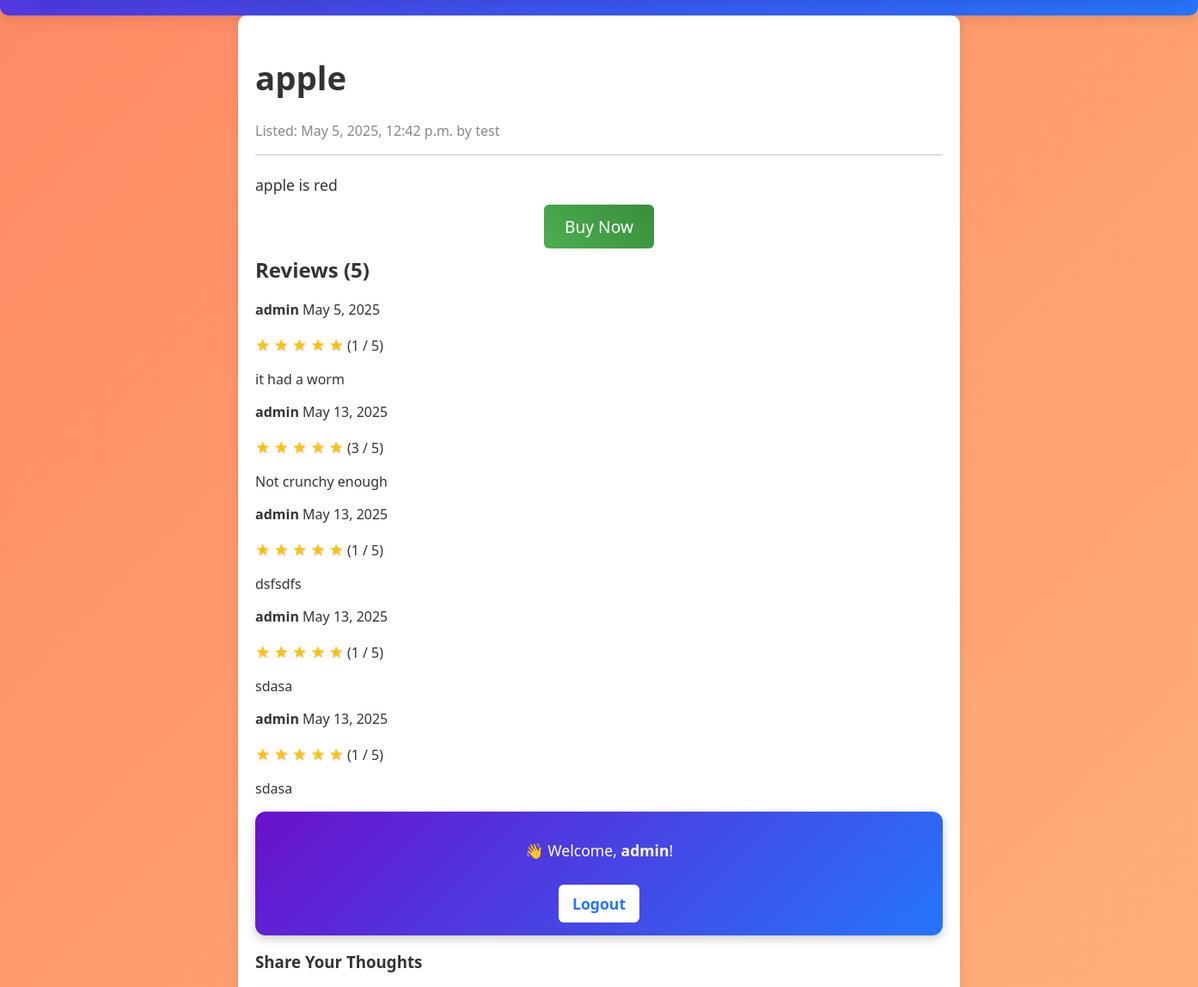
The page /2025/5/5/apple-1/ (signed in, middle part) on the database as committed earlier.
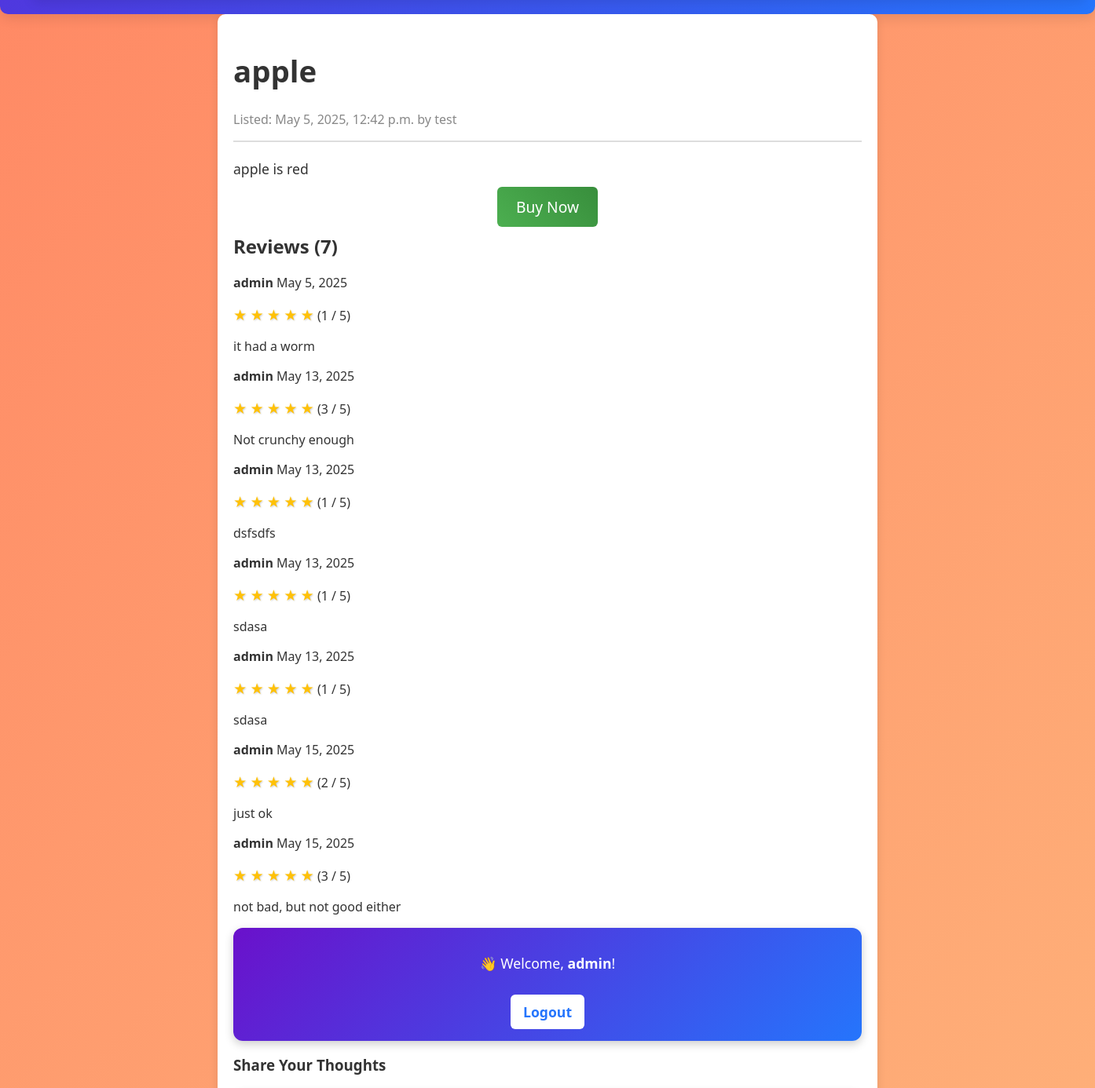
The same page on the database as committed later.
### product_post/models.py (models this page shows, shortened)
class Product(models.Model):
    name = models.CharField(max_length=100)
    price = models.IntegerField()
    description = models.TextField()
    store = models.ForeignKey(Storefront, on_delete=models.CASCADE)
    stock = models.BigIntegerField()
    publish = models.DateTimeField(default=timezone.now)
    dateadded = models.DateField(auto_now_add=True)
    updated = models.DateTimeField(auto_now=True)
    slug = models.SlugField(max_length=250, unique_for_date='publish') # for URL purposes
    status = models.CharField(max_length=10, choices=PRODUCT_LISTING_STATUS_CHOICES, default='draft')
    image = models.ImageField(upload_to='products/', null=True, blank=True)
    published = PublishedManager()
    class Meta:
        ordering = ['price']

class Review(models.Model):
    product = models.ForeignKey(Product, on_delete=models.CASCADE, related_name='reviews')
    user = models.ForeignKey(User, on_delete=models.CASCADE)
    rating = models.IntegerField(default=1, validators=[MinValueValidator(1),MaxValueValidator(5)])
    text = models.TextField()
    dateadded = models.DateField(auto_now_add=True)
    dateupdated = models.DateField(auto_now=True)
    active = models.BooleanField(default=True)
    class Meta:
        ordering = ('dateadded',)

### storefront/models.py (models this page shows, shortened)
class Storefront(models.Model):
    owner = models.ForeignKey(User, on_delete=models.CASCADE)
    storename = models.CharField(max_length=100, unique=True)
    address = models.TextField(default="No Physical Store")
    phonecontact = models.CharField(max_length=11)
    emailcontact = models.CharField(max_length=100)
    storestatus = models.CharField(max_length=10, choices=STORE_STATUS_CHOICES, default='open')
    datecreated = models.DateField(auto_now_add=True)
    updated = models.DateTimeField(auto_now=True)
    slug = models.SlugField(default="")
    def __str__(self):
        return self.storename

### product_post/views.py (the view)
# urls.py: path('<int:year>/<int:month>/<int:day>/<slug:product>/', views.product_detail, name='product_detail'),
@login_required(login_url='product_post:loginformpage')
def product_detail(request, year, month, day, product):
    product = get_object_or_404(Product, slug=product, status='published',
            publish__year = year,
            publish__month = month,
            publish__day = day
            )
    reviews = product.reviews.filter(active=True)
    new_review = None
    if request.method == "POST":
        review_form = ReviewForm(data=request.POST, request=request)
        if review_form.is_valid():
            new_review = review_form.save(commit=False)
            new_review.product = product
            new_review.user = request.user
            new_review.save()
    else:
        review_form = ReviewForm()
    return render(request, 'product_post/product/detail.html', {"product": product, 'reviews': reviews, 'new_review':new_review, 'review_form': review_form})

### product_post/models.py (called while the page is built)
    def get_queryset(self):
        return super().get_queryset().filter(status='published')

### product_post/templates/product_post/product/detail.html (shortened to what this page needs)
{% extends "product_post/base.html" %}
{% load static %}
{% block content %}
<link rel="stylesheet" href="{% static 'css/product_detail.css' %}">
<div class="product-detail-container">
    <header class="product-header">
        <h1 class="product-title">{{ product.name }}</h1>
        <p class="product-meta">Listed: {{ product.publish }} by {{ product.store }}</p>
    </header>
    <section class="product-description">
        <p>{{ product.description }}</p>
    </section>
    <div class="buy-section">
        <a class="btn-buy" href="{% url 'order:place_order' product.id %}">Buy Now</a>
    </div>
    <section class="reviews-summary">
        {% with reviews.count as total_reviews %}
            <h2>Reviews ({{ total_reviews }})</h2>
        {% endwith %}
    </section>
    <section class="reviews-list">
        {% for review in reviews %}
        <div class="review">
            <div class="review-header">
                <strong>{{ review.user }}</strong>
                <span class="review-date">{{ review.dateadded }}</span>
            </div>
            <p class="review-rating">
                {% for i in "12345"|slice:":review.rating"|make_list %}
                    <span class="star-rating">★</span>
                {% endfor %}
                ({{ review.rating }} / 5)
            </p>
            <p class="review-text">{{ review.text }}</p>
        </div>
        {% empty %}
        <p class="no-reviews">There are no reviews yet.</p>
        {% endfor %}
    </section>
    <div class="auth-status">
        {% if user.is_authenticated %}
            <div class="auth-box">
                <p>👋 Welcome, <strong>{{ user.username }}</strong>!</p>
                <a href="{% url 'product_post:logout' %}" class="btn-logout">Logout</a>
            </div>
        {% else %}
            <div class="auth-box">
                <p>Ready to join the conversation?</p>
                <a href="{% url 'product_post:loginformpage' %}" class="btn-login">Login & Share Your Thoughts</a>
            </div>
        {% endif %}
    </div>
    {% if user.is_authenticated %}
        <section class="add-review-form">
            {% if new_review %}
                <div class="review-success">
                    <h3>🎉 Your review has been added!</h3>
                </div>
                <script src="https://cdn.jsdelivr.net/npm/canvas-confetti@1.6.0/dist/confetti.browser.min.js"></script>
                <script>
                    window.addEventListener("DOMContentLoaded", function () {
                        confetti({
                            particleCount: 150,
                            spread: 70,
                            origin: { y: 0.6 }
                        });
                    });
                </script>
            {% else %}
                <h3>Share Your Thoughts</h3>
            {% endif %}
        </section>
    {% endif %}
</div>
{% endblock %}

### product_post/templates/product_post/base.html (shortened to what this page needs)
{% load static %}
<!DOCTYPE html>
<html>
    <head>
        <link href="{% static 'css/main.css' %}" rel="stylesheet">
        <link rel="stylesheet" type="text/css" href="{% static 'css/auth_style.css' %}">
        <link rel="stylesheet" type="text/css" href="{% static 'css/register.css' %}">
    </head>
    <body>
        {% if request.path != '/login/' %}
            <nav class="navbar">
            </nav>
        {% endif %}
        <div id="content">
            {% block content %}
            {% endblock %}
        </div>
    </body>
</html>

### storefront/static/css/main.css (style rules this page uses)
body { font-family: 'Poppins', sans-serif; background: linear-gradient(135deg, #ff7e5f, #feb47b); color: #333; margin: 0; padding: 0; transition: background 0.3s ease; }
.navbar { display: flex; justify-content: space-between; align-items: center; background: linear-gradient(135deg, #6a11cb, #2575fc); padding: 20px 40px; border-radius: 10px; box-shadow: 0 5px 15px rgba(0, 0, 0, 0.1); transition: background 0.3s ease; }

### product_post/static/css/product_detail.css (style rules this page uses)
body { font-family: 'Segoe UI', sans-serif; background-color: #f9f9f9; color: #333; margin: 0; padding: 0; }
.product-detail-container { max-width: 800px; margin: auto; padding: 20px; background: #fff; border-radius: 10px; box-shadow: 0 4px 12px rgba(0, 0, 0, 0.1); }
.product-header { border-bottom: 2px solid #ddd; margin-bottom: 20px; }
.product-title { font-size: 2.4rem; font-weight: bold; }
.product-meta { color: #888; font-size: 1rem; }
.product-description { margin-bottom: 20px; font-size: 1.1rem; line-height: 1.6; }
.buy-section { margin: 20px 0; text-align: center; }
.btn-buy { padding: 12px 24px; background: linear-gradient(45deg, #4CAF50, #388E3C); color: white; text-decoration: none; border-radius: 6px; transition: all 0.3s ease-in-out; font-size: 1.2rem; }
.auth-box { text-align: center; padding: 15px; background: linear-gradient(135deg, #6a11cb, #2575fc); color: white; border-radius: 12px; box-shadow: 0 4px 12px rgba(0, 0, 0, 0.2); font-size: 1.1rem; transition: transform 0.3s ease-in-out; }
.btn-login, .btn-logout { display: inline-block; padding: 10px 16px; background-color: white; color: #2575fc; font-weight: bold; text-decoration: none; border-radius: 6px; margin-top: 10px; transition: all 0.3s ease-in-out; }
.star-rating { color: #FFC107; font-size: 1.2rem; text-shadow: 1px 1px 2px rgba(0, 0, 0, 0.2); }

Rows that differ between the two databases and show on the page:
added Review: user "admin", dateadded "May 15, 2025", rating "2", text "just ok"
added Review: user "admin", dateadded "May 15, 2025", rating "3", text "not bad, but not good either"
Other text that changed with them:
{{ total_reviews }}: "5" → "7"
